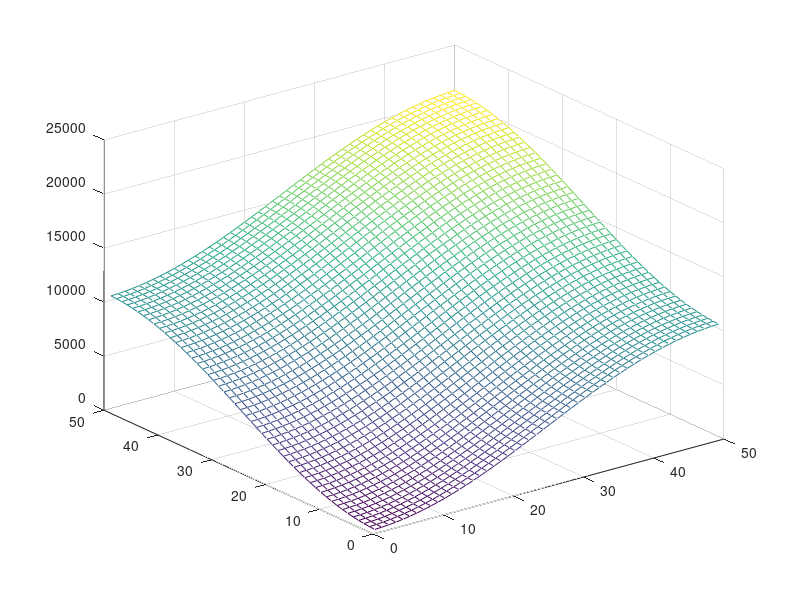

MATLAB code to generate this figure: (Note: this script raises an error after producing the figure.)

n=50; r=1;

dx = 1/(n+1);

k=1:n; k=k'; l=k;

[K,L]=ndgrid(k,l);

lkl = K;
for i=1:n; for j=1:n;
 lkl(i,j)=(2/(dx*dx))*( (1-cos(i*pi*dx)) + (1-cos(j*pi*dx))/(r*r));
end; end;

mesh(K,L,lkl)


%  Geometric multigrid to solve 1D Poisson equation


%  Usage:   N=40; m=1; mgrid
%
%  N = number of points-1, including domain endpoints.
%      Number of degrees of freedom is N-1.
%
%  k = number of fine-grid smoothings per V-cycle
%

hold off; format compact;  close all

z  = 0:N; z=z'/N;  % Points on [0,1]


dx = z(2)-z(1);

n  = N-1;
e = ones(n,1);
Ax = spdiags([-e 2*e -e], -1:1, n, n);
Ix = speye(n);

r = 10;
Ay= Ax/(r*r); Iy=Ix;

A=kron(Iy,Ax)+kron(Ay,Ix);
D=diag(diag(A));

[V,L]=eig(full(D\A)); L=eig(L);  %% Note: eigenfunctions indeterminate up to a sign
S=V'*V; S=diag(S); S=1./sqrt(S); S=diag(S); V=V*S; 




